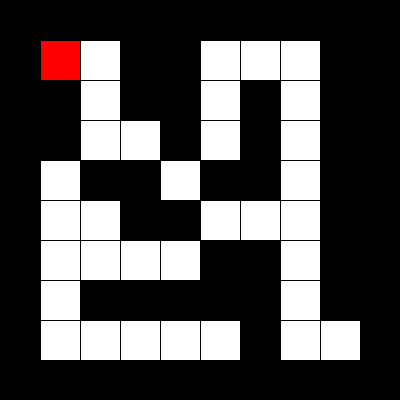
Frame 1 (no input)
Frame 60 (the mouse pressed at the canvas centre just before this capture): identical to frame 1, image omitted
Frame 120 (the mouse held since frame 60 and released just before this capture): identical to frame 1, image omitted

The Processing sketch that drew this single still picture (run headless with seeded random() and noise(); from frame 60 on, the mouse is pressed at the canvas centre):

// Processing sketch: week15_06_maze_DFS_visited
// ── week15_06_maze_DFS_visited.pde
//week15_06_maze_DFS_visited
int[][]maze = {
  {1,1,1,1,1,1,1,1,1,1},
  {1,0,0,1,1,0,0,0,1,1},
  {1,1,0,1,1,0,1,0,1,1},
  {1,1,0,0,1,0,1,0,1,1},
  {1,0,1,1,0,1,1,0,1,1},
  {1,0,0,1,1,0,0,0,1,1},
  {1,0,0,0,0,1,1,0,1,1},
  {1,0,1,1,1,1,1,0,1,1},
  {1,0,0,0,0,0,1,0,0,1},
  {1,1,1,1,1,1,1,1,1,1},
};
int[][]visited = new int[10][10];
int startI = 1,startJ = 1,I = 1,J = 1,step = 1; 
void setup()
{
  size(400,400);
  visited[I][J] = step;
}
void draw()
{
  for(int i=0;i<maze.length;i++)
  {
    for(int j=0;j<maze.length;j++)
    {
      if(maze[i][j]==1)fill(0);
      else fill(255);
      rect(j*40,i*40,40,40);
    }
  }
  fill(255,0,0);
  rect(startJ*40,startI*40,40,40);
}
